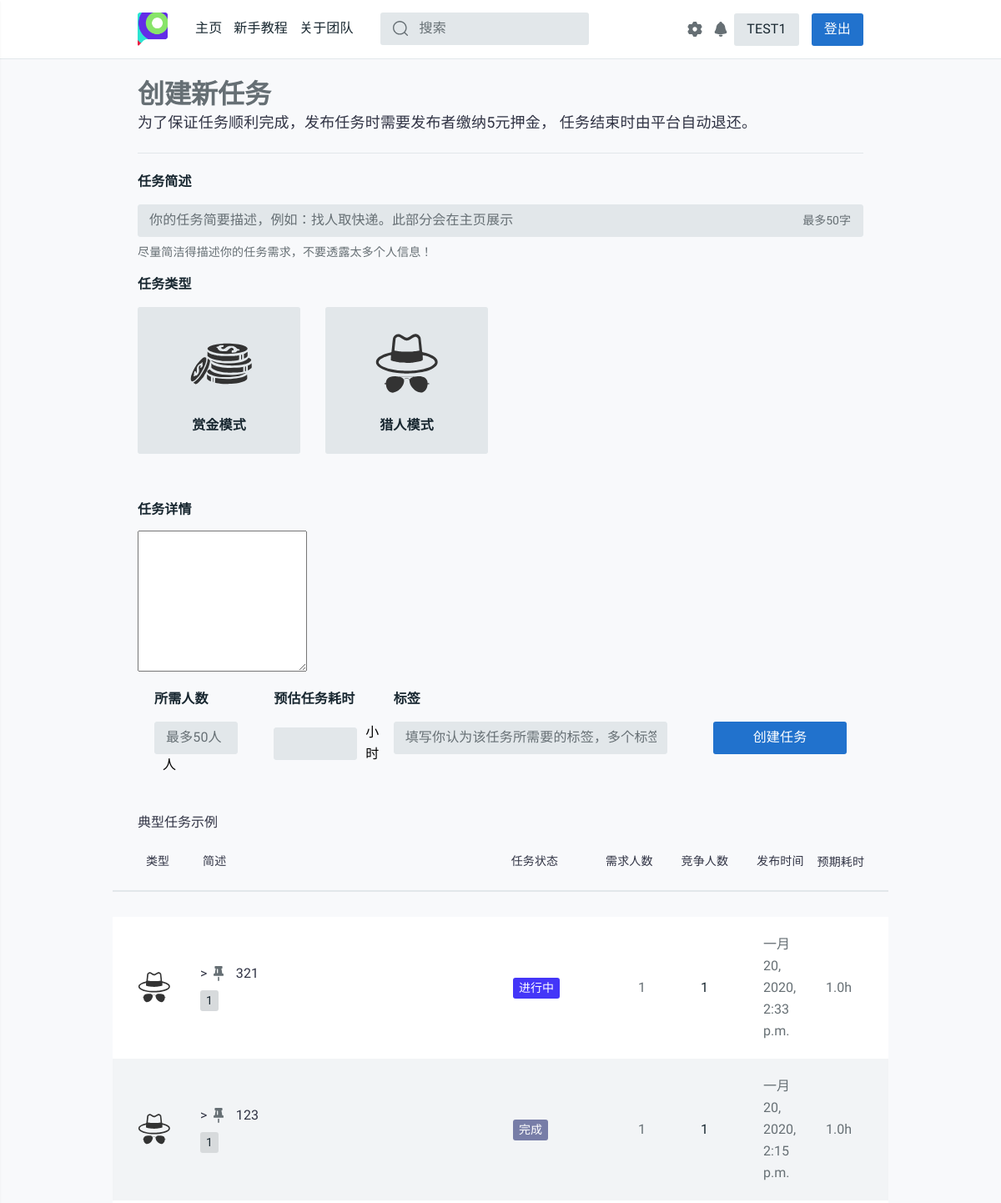
The page /create-task/ (signed in, upper part) on the database as committed earlier.
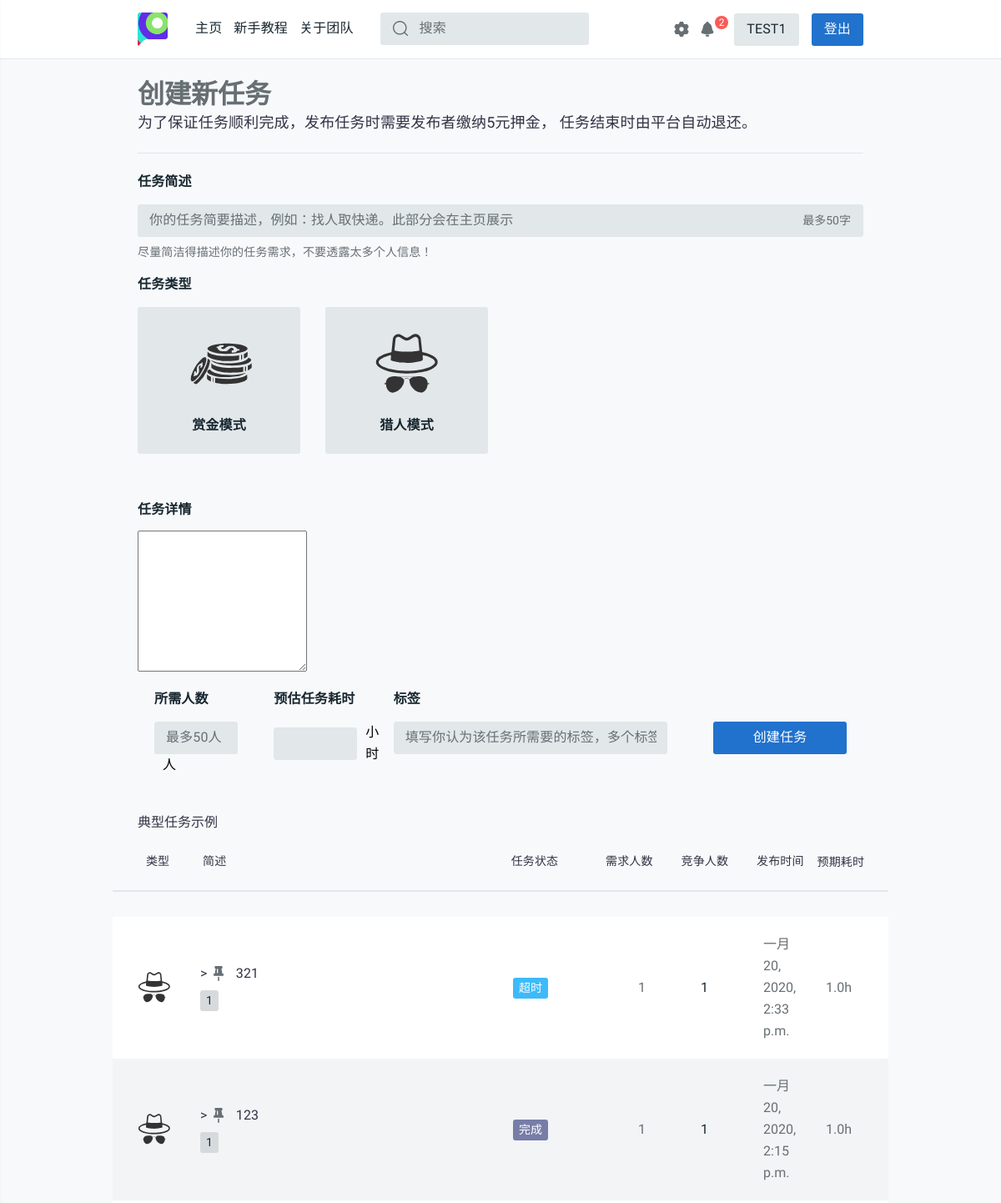
The same page on the database as committed later.
### task_platform/models.py (models this page shows, shortened)
class Task(models.Model):
    state = (('未开始', 'waitting'), ('进行中', 'processing'), ('中止', 'abort'),
             ('撤销', 'revoke'), ('超时', 'timeout'), ('完成', 'completed'))
    publisher = models.CharField(max_length=128)
    pub_time = models.DateTimeField(auto_now_add=True)
    begin_time = models.DateTimeField(null=True, blank=True)
    end_time = models.DateTimeField(null=True, blank=True)
    people_needed = models.IntegerField(default=1)
    people_now = models.IntegerField(default=0)
    expected_time_consuming = models.DecimalField(
        max_digits=12, decimal_places=1, default=0.0)
    task_description = models.CharField(max_length=50, default="None")
    task_detail = RichTextUploadingField(default='None')
    task_state = models.CharField(max_length=32, choices=state, default='未开始')
    task_class = models.CharField(max_length=48, default='赏金模式')
    class Meta:
        ordering = ['pub_time']
        verbose_name = '任务'
        verbose_name_plural = '任务'

### task_platform/views.py (the view, shortened to what this page needs)
# urls.py: path('create-task/', views.create_task, name='create-task'),
def create_task(request):
    DEPOSIT = settings.DEPOSIT
    username = request.session.get('user_name', None)
    if not username:
        return redirect('/login/')
    notice_room = '/chatroom/{}'.format(get_notice_room_id(username))
    notice_num = chatinfo_num(username)
    user = User.objects.get(name=username)
    student_id = user.stu_id
    phone = user.phone
    dept = user.dept
    if user.dept == 'None':
        dept = '暂无信息'
    tag_list = []
    finder = {
        '未开始': '9', '进行中': '2',
        '中止': '3', '撤销': '3',
        '超时': '3', '完成': '4'
    }
    latest_task_list = Task.objects.order_by('-pub_time')
    for task in latest_task_list:
        color = 'tt-color0{} tt-badge'.format(finder[task.task_state])
        tag_list.append(
            (task, color,
             Task_tags.objects.filter(task_id=task.id).order_by('sig_tag')))
    return render(request, 'task_platform/create-task.html', locals())

### task_platform/models.py (called while the page is built)
    def __str__(self):
        return self.sig_tag

### task_platform/tools.py (called while the page is built)
@csrf_exempt
def get_notice_room_id(username):
    md5 = hashlib.md5()
    md5.update(username.encode())
    return md5.hexdigest()

def chatinfo_num(username):
    withs = Withdraw.objects.filter(username=username, state='完成', noticed=False)
    for each_with in withs:
        send_notice(username, '恭喜您，您于{}发起的提现{}元的请求已经接受，请查看您支付宝余额，如果有问题请联系platform_office@163.com。'.format(each_with.start_time.strftime('%Y-%m-%d %M:%H:%S'), each_with.money))
        each_with.noticed = True
        each_with.save()
    chatnum = ChatVision.objects.filter(username=username, has_seen=False).count()
    return chatnum

### task_platform/templates/task_platform/create-task.html (shortened to what the changed rows need)
{% extends 'task_platform/base.html' %}
{% load staticfiles %}
{% block content %}
<head>
  <link rel="stylesheet" href="{% static 'css/style.css' %}">
</head>
<main id="tt-pageContent">
  <div class="container">
    <div class="tt-wrapper-inner">
      <h1>创建新任务</h1>
    </div>
    <div class="tt-topic-list tt-offset-top-30">
      {% if tag_list %}
      {% for task, color, tags in tag_list %}
      <div class="tt-item">
        <div class="tt-col-avatar">
          {% if task.task_class == "赏金模式 "%}
          <svg class="tt-icon">
            <use xlink:href="#bounty"></use>
          </svg>
          {% else %}
          <svg class="tt-icon">
            <use xlink:href="#hunter"></use>
          </svg>
          {% endif %}
        </div>
        <div class="tt-col-description">
          <h6 class="tt-title"><a href="{% url 'detail' task.id %}">
              >
              <svg class="tt-icon">
                <use xlink:href="#icon-pinned"></use>
              </svg>
              {{ task.task_description }}
                        </a></h6>
          <div class="row align-items-center no-gutters">
            <div class="col-11">
              <ul class="tt-list-badge">
                {% for tag in tags %}
                <li><a><span class="tt-badge">{{ tag }}</span></a></li>
                {% endfor%}
              </ul>
            </div>
            </div>
          </div>
          <div class="tt-col-category"><span class="{{ color }}">{{ task.task_state }}</span></div>
          <div class="tt-col-value hide-mobile">{{ task.people_needed }}</div>
            <div class="tt-col-value tt-color-select hide-mobile">{{ task.people_now }}</div>
              <div class="tt-col-value hide-mobile">{{ task.pub_time }}</div>
                <div class="tt-col-value hide-mobile"> {{ task.expected_time_consuming }}h </div>
                </div>
                {% endfor %}
                {% endif %}
              </div>
            </div>
</main>
{% endblock %}

Rows that differ between the two databases and show on the page:
changed Task "一月 20, 2020, 2:33 p.m.": task_state "进行中" → "超时"
Other text that changed with them:
{{ notice_num }}: (not shown) → "2"
